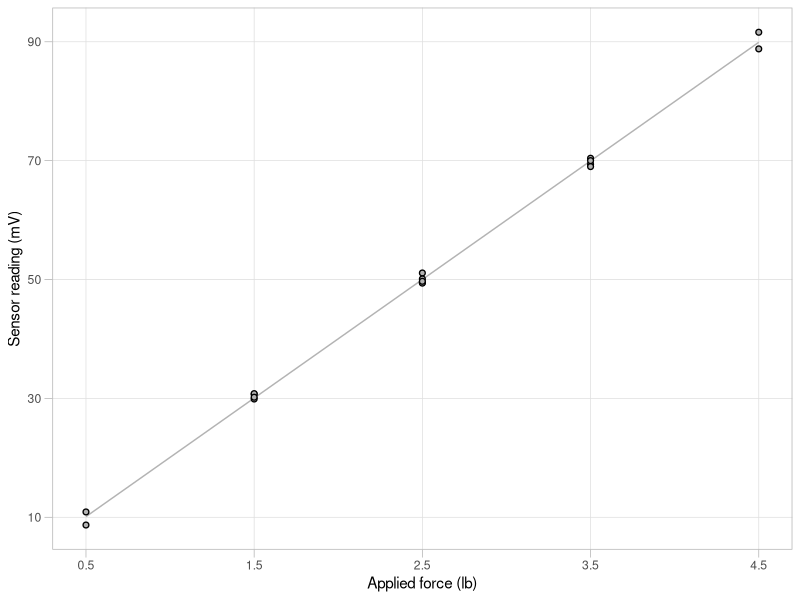
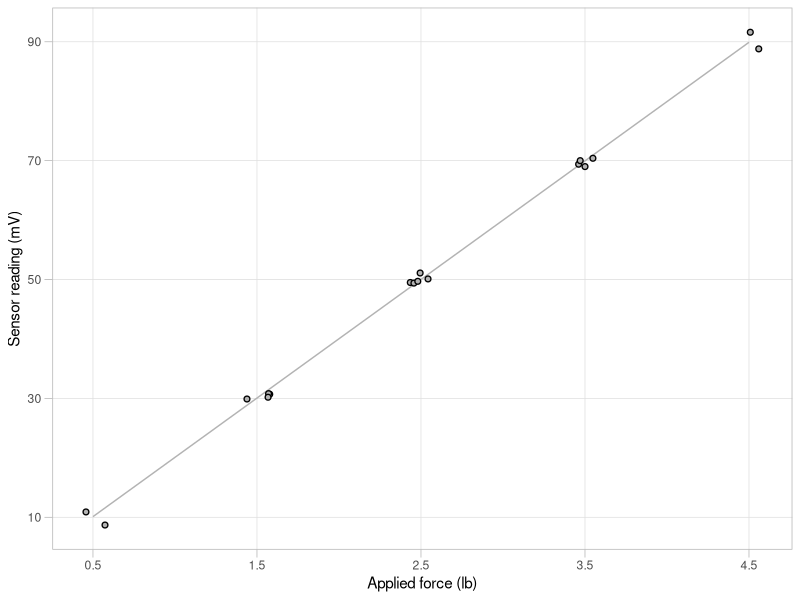
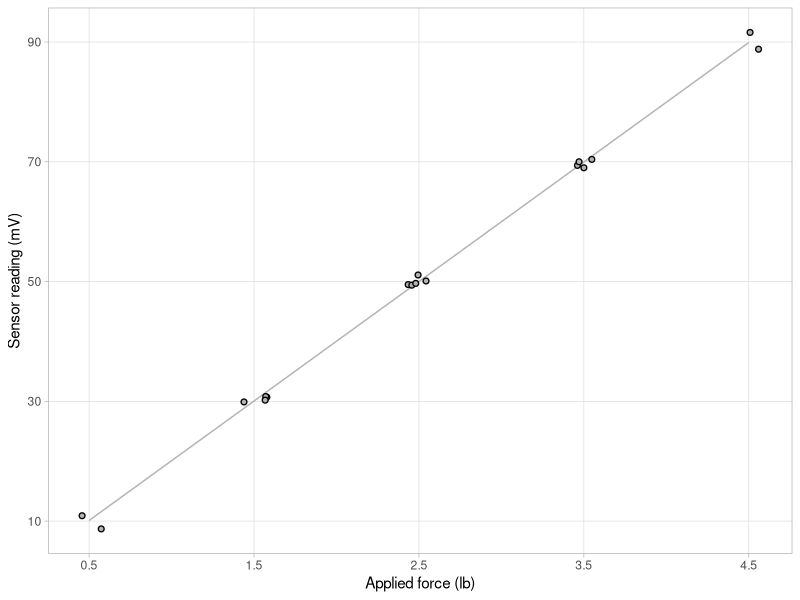
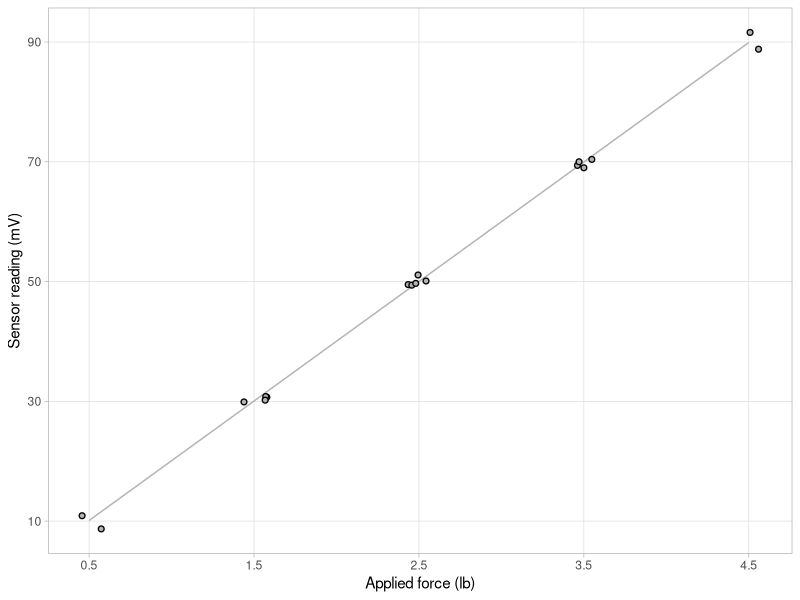
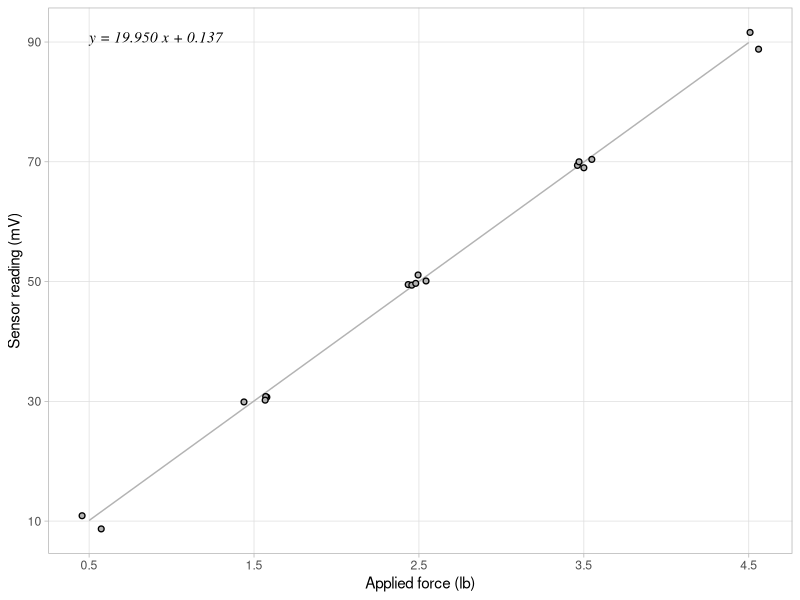
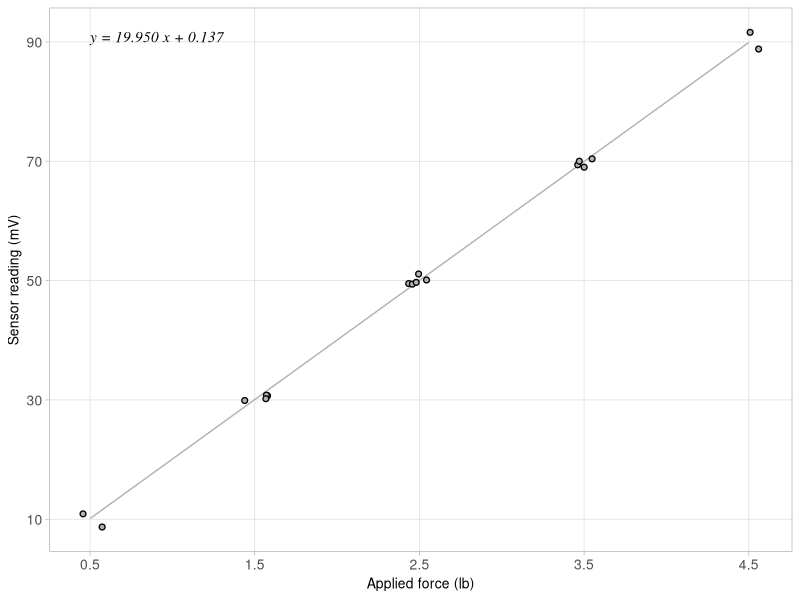
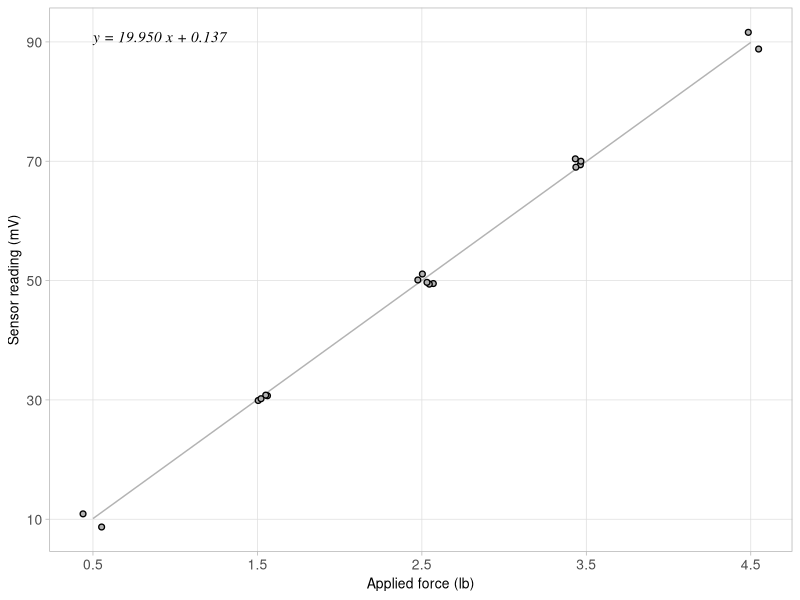

Generate these figures, in order, with R:
## ---- chunk 1
library(knitr)
opts_knit$set(root.dir = '../')
opts_chunk$set(echo = TRUE, fig.keep='none')
## ---- chunk 2
library(readr)
library(plyr)
suppressPackageStartupMessages(library(dplyr))
library(ggplot2)
## ---- chunk 3
# itemized results that are cited in the report 
results      <- read_csv('results/04_calibr_outcomes.csv')

# extract numbers and units
slope        <- results$num[results$item == "slope"]
intercept    <- results$num[results$item == "intercept"]
accuracy     <- results$num[results$item == "accuracy"]
resid_bound  <- results$num[results$item == "resid_bound"]
input_min    <- results$num[results$item == "input_min"]
input_max    <- results$num[results$item == "input_max"]
output_min   <- results$num[results$item == "output_min"]
output_max   <- results$num[results$item == "output_max"]
input_units  <- results$unit[results$item == "input_max"]
output_units <- results$unit[results$item == "output_max"]

# compute range and span
output_span <- output_max - output_min
input_range_fraction <- round(input_max / 5 * 100, 1)
## ---- chunk 4
graph_data <- read_csv("data/02_calibr_data-tidy.csv")

calibr_graph <- ggplot(graph_data, aes(input_lb, output_mV)) +
    geom_smooth(method = 'lm', se = FALSE, color = 'gray70',  size = 0.5) + 
    geom_point(size = 1.5, stroke = 0.7, shape = 21, color = 'black', fill= 'gray70') +
    xlab("Applied force (lb)") + 
    ylab("Sensor reading (mV)") +
    scale_x_continuous(breaks = seq(0.5, 4.5, 1)) +
    scale_y_continuous(breaks = seq(10, 90, 20)) +
    theme_light() +
    theme(panel.grid.minor = element_blank(), axis.ticks.length = unit(2, "mm"))

print(calibr_graph)
## ---- chunk 5
set.seed(20160824) # ===== NEW LINE

calibr_graph <- ggplot(graph_data, aes(input_lb, output_mV)) +
    geom_smooth(method = 'lm', se = FALSE, color = 'gray70',  size = 0.5) + 
    geom_point(size = 1.5, stroke = 0.7, shape = 21, color = 'black', fill= 'gray70', position = position_jitter(width = 0.08, height = 0)) + # ===== ADD POSITION ARGUMENT
    xlab("Applied force (lb)") + 
    ylab("Sensor reading (mV)") +
    scale_x_continuous(breaks = seq(0.5, 4.5, 1)) +
    scale_y_continuous(breaks = seq(10, 90, 20)) +
    theme_light() +
    theme(panel.grid.minor = element_blank(), axis.ticks.length = unit(2, "mm"))

print(calibr_graph)
## ---- chunk 6
set.seed(20160824)

my_xlab <- paste0("Applied force (", input_units, ")") # ===== NEW LINE
my_ylab <- paste0("Sensor reading (", output_units, ")") # ===== NEW LINE

calibr_graph <- ggplot(graph_data, aes(input_lb, output_mV)) +
    geom_smooth(method = 'lm', se = FALSE, color = 'gray70',  size = 0.5) + 
    geom_point(size = 1.5, stroke = 0.7, shape = 21, color = 'black', fill= 'gray70', position = position_jitter(width = 0.08, height = 0)) + 
  xlab(my_xlab) + # ===== EDITED LINE
  ylab(my_ylab) + # ===== EDITED LINE
	scale_x_continuous(breaks = seq(from = 0.5, to = 4.5, by = 1)) +
	scale_y_continuous(breaks = seq(from = 10, to = 90, by = 20)) +
	theme_light() +
	theme(panel.grid.minor = element_blank())

print(calibr_graph)
## ---- chunk 7
x_test_seq <- sort(unique(graph_data$input_lb))
x_test_seq
## ---- chunk 8
# round to the nearest 10
y_nominal_seq <- sort(unique(plyr::round_any(graph_data$output_mV, 10)))
y_nominal_seq
## ---- chunk 9
set.seed(20160824)

my_xlab <- paste0("Applied force (", input_units, ")")
my_ylab <- paste0("Sensor reading (", output_units, ")")

calibr_graph <- ggplot(graph_data, aes(input_lb, output_mV)) +
    geom_smooth(method = 'lm', se = FALSE, color = 'gray70',  size = 0.5) + 
    geom_point(size = 1.5, stroke = 0.7, shape = 21, color = 'black', fill= 'gray70', position = position_jitter(width = 0.08, height = 0)) + 
	xlab(my_xlab) + 
	ylab(my_ylab) +
  scale_x_continuous(breaks = x_test_seq) +  # ===== EDITED LINE
  scale_y_continuous(breaks = y_nominal_seq) +  # ===== EDITED LINE
	theme_light() +
	theme(panel.grid.minor = element_blank())

print(calibr_graph)
## ---- chunk 10
set.seed(20160824)

my_xlab <- paste0("Applied force (", input_units, ")")
my_ylab <- paste0("Sensor reading (", output_units, ")")

calibr_eqn <- paste0("y = ", sprintf("%.3f", slope), " x + ", sprintf("%.3f", intercept)) # ===== NEW LINE

calibr_graph <- ggplot(graph_data, aes(input_lb, output_mV)) +
    geom_smooth(method = 'lm', se = FALSE, color = 'gray70',  size = 0.5) + 
    geom_point(size = 1.5, stroke = 0.7, shape = 21, color = 'black', fill= 'gray70', position = position_jitter(width = 0.08, height = 0)) + 
	xlab(my_xlab) + 
	ylab(my_ylab) +
	scale_x_continuous(breaks = x_test_seq) +
	scale_y_continuous(breaks = y_nominal_seq) +
  annotate("text", x = min(graph_data$input_lb), y = max(graph_data$output_mV), label = calibr_eqn, family = "serif", fontface = "italic", hjust = "left", vjust = "top") +  # ===== NEW LINE
	theme_light() +
	theme(panel.grid.minor = element_blank())
		
print(calibr_graph)
## ---- chunk 11
set.seed(20160824)

my_xlab <- paste0("Applied force (", input_units, ")")
my_ylab <- paste0("Sensor reading (", output_units, ")")

calibr_eqn <- paste0("y = ", sprintf("%.3f", slope), " x + ", sprintf("%.3f", intercept)) 

calibr_graph <- ggplot(graph_data, aes(input_lb, output_mV)) +
    geom_smooth(method = 'lm', se = FALSE, color = 'gray70',  size = 0.5) + 
    geom_point(size = 1.5, stroke = 0.7, shape = 21, color = 'black', fill= 'gray70', position = position_jitter(width = 0.08, height = 0)) + 
	xlab(my_xlab) + 
	ylab(my_ylab) +
	scale_x_continuous(breaks = x_test_seq) +
	scale_y_continuous(breaks = y_nominal_seq) +
	annotate("text", x = input_min, y = output_max, label = calibr_eqn, family = "serif", fontface = "italic", hjust = "left", vjust = "top", size = 11/2.85) + # ===== ADD SIZE ARGUMENTS in mm (convert using 2.85 pt/mm)
	theme_light() +
	theme(panel.grid.minor = element_blank(), axis.text  = element_text(size = 10), axis.title = element_text(size = 10)) # ===== ADD SIZE ARGUMENTS in points

print(calibr_graph)

ggsave("results/07_calibr_graph-extras.png", plot = calibr_graph, width = 6, height = 4, units = "in", dpi = 300)
